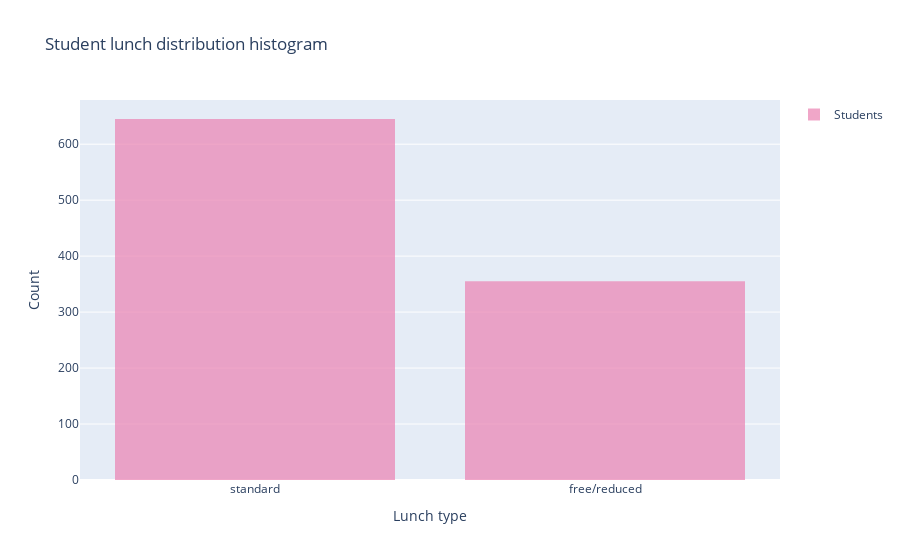

Write notebook code for a chart like this one.
### Code cell
#Lunch preview

import plotly.graph_objects as go
fig = go.Figure()
fig.add_trace(go.Histogram(
    x=df["lunch"],
    name='Students', # name used in legend and hover labels
    xbins=dict( # bins used for histogram
        size=0.1
        
    ),
    marker_color='#EB89B6',
    opacity=0.75
))


fig.update_layout(
    title_text='Student lunch distribution histogram', # title of plot
    xaxis_title_text='Lunch type', # xaxis label
    yaxis_title_text='Count', # yaxis label
    showlegend=True
   
    
)

fig.show()
standard = df["lunch"] == "standard"
count_standard = df[standard].shape[0]
free_reduced = df["lunch"] == "free/reduced"
count_free_reduced= df[free_reduced].shape[0]

print(count_standard/count_row*100, "% students eat standard lunch and",count_free_reduced/count_row*100,  "% students eat free/reduced lunch in high schools.")

### Figure 1 — Plotly figure (JSON) as saved in the notebook; plotly's stock layout.template omitted (floating-point values rounded to 4 significant figures; data arrays with more than 128 entries replaced by an {"elided": "..."} marker saying what was removed)
{"data": [{"marker": {"color": "#EB89B6"}, "name": "Students", "opacity": 0.75, "type": "histogram", "x": {"elided": "1000 str values"}, "xbins": {"size": 0.1}}], "layout": {"showlegend": true, "title": {"text": "Student lunch distribution histogram"}, "xaxis": {"title": {"text": "Lunch type"}}, "yaxis": {"title": {"text": "Count"}}}}
